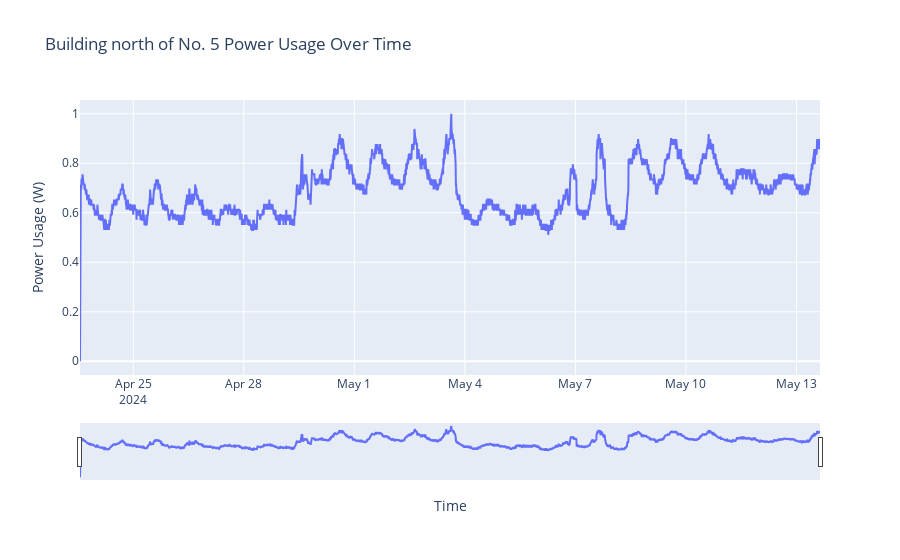

Notebook code for this chart:
### Code cell
import plotly.graph_objects as go
data = pd.read_csv("GeneratedCSV/5_north.csv")
fig = go.Figure()

fig.add_trace(go.Scatter(x=data['DateTime'], y=data['PowerUsage'], mode='lines', name='Power Usage'))
fig.update_layout(
    title='Building north of No. 5 Power Usage Over Time',
    xaxis_title='Time',
    yaxis_title='Power Usage (W)',
    xaxis_rangeslider_visible=True 
)

fig.show()

### Figure 1 — Plotly figure (JSON) as saved in the notebook; plotly's stock layout.template omitted (floating-point values rounded to 4 significant figures; data arrays with more than 128 entries replaced by an {"elided": "..."} marker saying what was removed)
{"data": [{"mode": "lines", "name": "Power Usage", "type": "scatter", "x": {"elided": "2893 str values"}, "y": {"elided": "2893 float values"}}], "layout": {"title": {"text": "Building north of No. 5 Power Usage Over Time"}, "xaxis": {"rangeslider": {"visible": true}, "title": {"text": "Time"}}, "yaxis": {"title": {"text": "Power Usage (W)"}}}}
